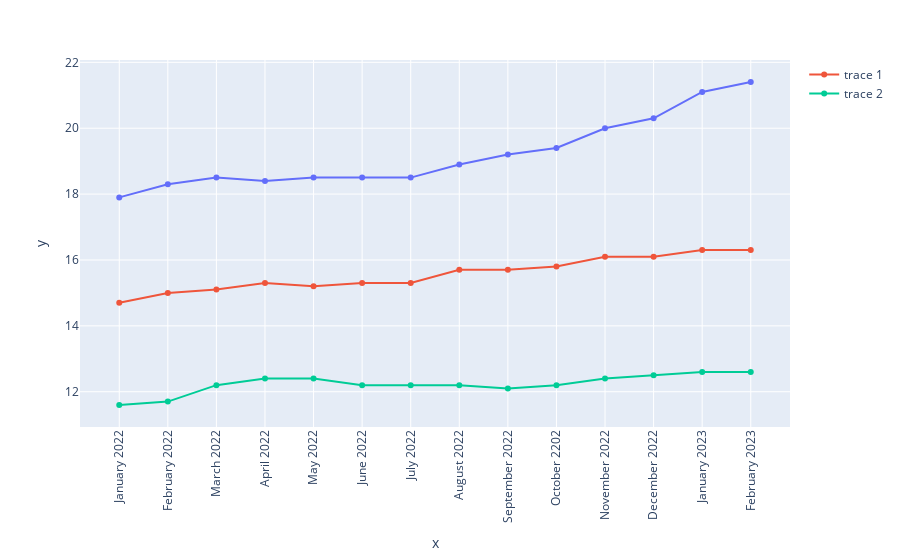

The code cell stored with this chart in its notebook:
### Code cell
district = ['Centro', 'Arganzuela', 'Barajas']

fig = px.line(rent, x=rent['Date'].unique().tolist(), y=rent['Value'][(rent['District']==district[0])], markers=True)
fig.update_xaxes(tickangle = 270)

for d in district[1:]:

    fig.add_scatter(x=rent['Date'].unique().tolist(), y=rent['Value'][(rent['District']==d)])

fig.show()

### Figure 1 — Plotly figure (JSON) as saved in the notebook; plotly's stock layout.template omitted (floating-point values rounded to 4 significant figures)
{"data": [{"hovertemplate": "x=%{x}<br>y=%{y}<extra></extra>", "legendgroup": "", "line": {"color": "#636efa", "dash": "solid"}, "marker": {"symbol": "circle"}, "mode": "markers+lines", "name": "", "orientation": "v", "showlegend": false, "type": "scatter", "x": ["January 2022", "February 2022", "March 2022", "April 2022", "May 2022", "June 2022", "July 2022", "August 2022", "September 2022", "October 2202", "November 2022", "December 2022", "January 2023", "February 2023"], "xaxis": "x", "y": [17.9, 18.3, 18.5, 18.4, 18.5, 18.5, 18.5, 18.9, 19.2, 19.4, 20, 20.3, 21.1, 21.4], "yaxis": "y"}, {"type": "scatter", "x": ["January 2022", "February 2022", "March 2022", "April 2022", "May 2022", "June 2022", "July 2022", "August 2022", "September 2022", "October 2202", "November 2022", "December 2022", "January 2023", "February 2023"], "y": [14.7, 15, 15.1, 15.3, 15.2, 15.3, 15.3, 15.7, 15.7, 15.8, 16.1, 16.1, 16.3, 16.3]}, {"type": "scatter", "x": ["January 2022", "February 2022", "March 2022", "April 2022", "May 2022", "June 2022", "July 2022", "August 2022", "September 2022", "October 2202", "November 2022", "December 2022", "January 2023", "February 2023"], "y": [11.6, 11.7, 12.2, 12.4, 12.4, 12.2, 12.2, 12.2, 12.1, 12.2, 12.4, 12.5, 12.6, 12.6]}], "layout": {"legend": {"tracegroupgap": 0}, "margin": {"t": 60}, "xaxis": {"anchor": "y", "domain": [0, 1], "tickangle": -90, "title": {"text": "x"}}, "yaxis": {"anchor": "x", "domain": [0, 1], "title": {"text": "y"}}}}
